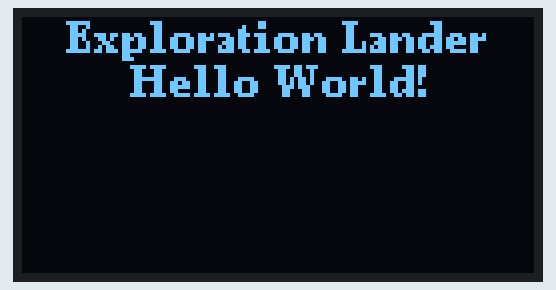
Recording of a sketch running on a simulated Arduino Uno, built with avr-gcc and run on an emulated ATmega328P. On the bench: 128×64 one-colour display.

Above: at 0.2 s.
At 0.7 s:
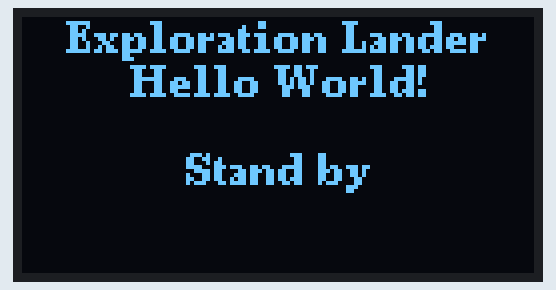

The sketch:

new-world.ino
```cpp
#include "Arduino.h"
#include <U8g2lib.h>

U8G2_SH1106_128X64_NONAME_F_HW_I2C lander_display(U8G2_R0, /* reset=*/U8X8_PIN_NONE);

class Display {
  public:
    byte _font_height;
    bool _blink_on = true;
    int _displayWidth;

    void begin() {
      lander_display.begin();
      lander_display.setFont(u8g2_font_ncenB08_tr);

      _font_height = lander_display.getMaxCharHeight();
      _displayWidth = lander_display.getDisplayWidth();
    }

    void render() {
      clear();
      drawCenteredText(0, "Exploration Lander");
      drawCenteredText(1, "Hello World!");

      if (_blink_on = !_blink_on) {
        drawCenteredText(3, "Stand by");
      }

      lander_display.sendBuffer();
    }

  private:
    void clear() {
      lander_display.clearBuffer();
      lander_display.setFontPosTop();
    }

    void drawCenteredText(int line, char *text) {
      byte text_offset_x = (_displayWidth - lander_display.getStrWidth(text)) / 2;
      lander_display.drawStr(text_offset_x, line * _font_height, text);
    }
};

static Display *display;

void setup(void) {
  display = new Display();
  display->begin();
}

void loop(void) {
  display->render();
  delay(500);
}
```

Measured:
- what the display in image 0 shows lasts 0.6 s, from 0.1 s to 0.7 s
